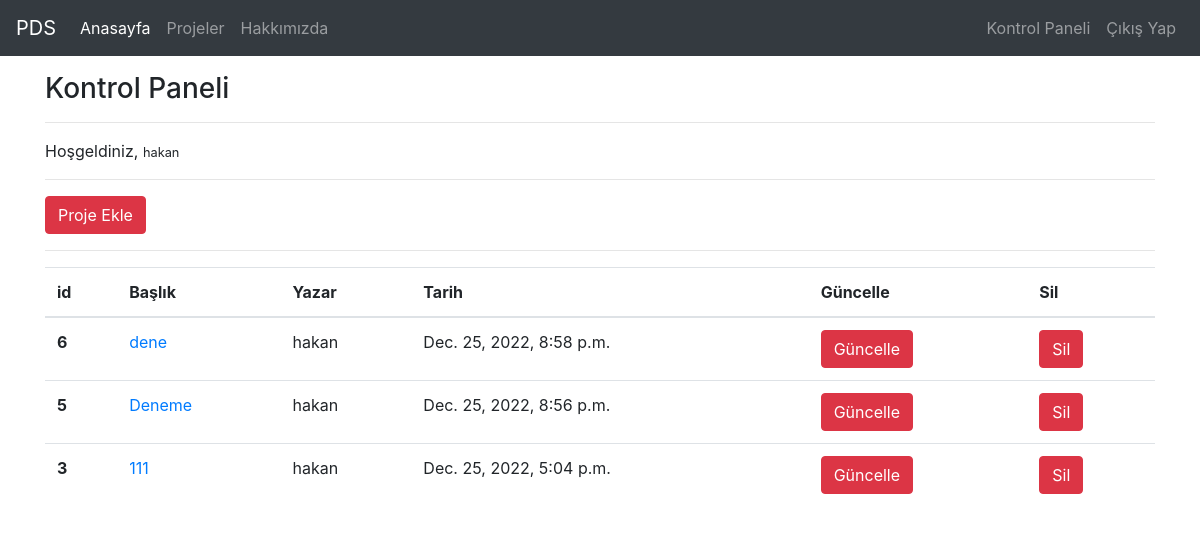
/projects/dashboard/ (signed in), run on the app's committed database.
### project/models.py (models this page shows, shortened)
class Projeler(models.Model):
    STATUS = (
        ('True', 'Evet'),
        ('False', 'Hayır'),
    )
    author = models.ForeignKey("auth.User", on_delete=models.CASCADE)
    title = models.CharField(max_length=50)
    keywords = models.CharField(blank=True, max_length=50)
    description = models.CharField(max_length=300, blank=True)
    image = models.ImageField(blank=True, upload_to='images/')
    detail = models.TextField()
    videolink = models.CharField(max_length=50, blank=True)
    status = models.CharField(choices=STATUS, max_length=10)
    created_at = models.DateTimeField(auto_now_add=True)
    updated_at = models.DateTimeField(auto_now=True)
    class Meta:
        ordering = ['-created_at']

### project/views.py (the view)
# urls.py: path('dashboard/', views.dashboard, name = "dashboard"),
@login_required(login_url="user:login")
def dashboard(request):
    projects = Projeler.objects.filter(author = request.user)
    context = {
        "projects":projects
    }
    return render(request, "dashboard.html", context)

### templates/dashboard.html
{% extends "layout.html" %}
{% block body %}
<br>
<h3>Kontrol Paneli</h3>
<hr>
<p>Hoşgeldiniz, <small>{{request.user.username}}</small></p>
<hr>
<a class = "btn btn-danger" href="/projects/addproject">Proje Ekle</a>
<hr>
{% if projects %}
    <table class="table">
        <thead>
        <tr>
            <th scope="col">id</th>
            <th scope="col">Başlık</th>
            <th scope="col">Yazar</th>
            <th scope="col">Tarih</th>
            <th scope="col">Güncelle</th>
            <th scope="col">Sil</th>
        </tr>
        </thead>
        <tbody>
            {% for project in projects %}
            <tr>
                <th scope="row">{{project.id}}</th>
                <td><a href="/projects/project/{{project.id}}">{{project.title}}</a></td>
                <td>{{project.author.username}}</td>
                <td>{{project.created_at}}</td>
                <td><a href="/projects/update/{{project.id}}" class="btn btn-danger">Güncelle</a></td>
                <td><a href="/projects/delete/{{project.id}}" class="btn btn-danger">Sil</a></td>
            </tr>
            {% endfor %}
        </tbody>
    </table>
{% else %}
    <div class="alert alert-danger">Henüz bir projeniz bulunmuyor.</div>
{% endif %}
{% endblock body %}

### data on the page
Projeler: id "6", title "dene", author.username "hakan", created_at "Dec. 25, 2022, 8:58 p.m."
Projeler: id "5", title "Deneme", author.username "hakan", created_at "Dec. 25, 2022, 8:56 p.m."
Projeler: id "3", title "111", author.username "hakan", created_at "Dec. 25, 2022, 5:04 p.m."

### other printed values
{{ request.user.username }} "hakan"
